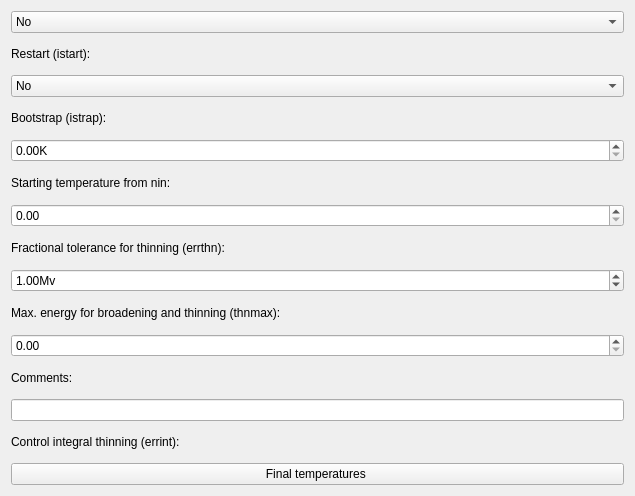
<?xml version="1.0" encoding="UTF-8"?>
<ui version="4.0">
 <class>NJOYBroadrInputDlg</class>
 <widget class="QWidget" name="NJOYBroadrInputDlg">
  <property name="geometry">
   <rect>
    <x>0</x>
    <y>0</y>
    <width>635</width>
    <height>496</height>
   </rect>
  </property>
  <property name="windowTitle">
   <string>Form</string>
  </property>
  <layout class="QGridLayout" name="gridLayout">
   <item row="0" column="0">
    <widget class="QComboBox" name="comboBoxRestart">
     <item>
      <property name="text">
       <string>No</string>
      </property>
     </item>
     <item>
      <property name="text">
       <string>Yes</string>
      </property>
     </item>
    </widget>
   </item>
   <item row="1" column="0">
    <widget class="QLabel" name="label_4">
     <property name="text">
      <string>Restart (istart):</string>
     </property>
    </widget>
   </item>
   <item row="2" column="0">
    <widget class="QComboBox" name="comboBoxBootstrap">
     <item>
      <property name="text">
       <string>No</string>
      </property>
     </item>
     <item>
      <property name="text">
       <string>Yes</string>
      </property>
     </item>
    </widget>
   </item>
   <item row="3" column="0">
    <widget class="QLabel" name="label">
     <property name="text">
      <string>Bootstrap (istrap):</string>
     </property>
    </widget>
   </item>
   <item row="4" column="0">
    <widget class="QDoubleSpinBox" name="doubleSpinBoxStartTemp">
     <property name="suffix">
      <string>K</string>
     </property>
     <property name="maximum">
      <double>1000.000000000000000</double>
     </property>
     <property name="singleStep">
      <double>5.000000000000000</double>
     </property>
    </widget>
   </item>
   <item row="5" column="0">
    <widget class="QLabel" name="label_2">
     <property name="text">
      <string>Starting temperature from nin:</string>
     </property>
    </widget>
   </item>
   <item row="6" column="0">
    <widget class="QDoubleSpinBox" name="doubleSpinBoxTol">
     <property name="suffix">
      <string/>
     </property>
     <property name="maximum">
      <double>1.000000000000000</double>
     </property>
     <property name="singleStep">
      <double>0.000000000000000</double>
     </property>
    </widget>
   </item>
   <item row="7" column="0">
    <widget class="QLabel" name="label_3">
     <property name="text">
      <string>Fractional tolerance for thinning (errthn):</string>
     </property>
    </widget>
   </item>
   <item row="8" column="0">
    <widget class="QDoubleSpinBox" name="doubleSpinBoxMaxEnergyBroadening">
     <property name="suffix">
      <string>Mv</string>
     </property>
     <property name="maximum">
      <double>1000000.000000000000000</double>
     </property>
     <property name="value">
      <double>1.000000000000000</double>
     </property>
    </widget>
   </item>
   <item row="9" column="0">
    <widget class="QLabel" name="label_5">
     <property name="text">
      <string>Max. energy for broadening and thinning (thnmax):</string>
     </property>
    </widget>
   </item>
   <item row="10" column="0">
    <widget class="QDoubleSpinBox" name="doubleSpinBoxIntegralThinning">
     <property name="suffix">
      <string/>
     </property>
     <property name="maximum">
      <double>1.000000000000000</double>
     </property>
     <property name="singleStep">
      <double>0.000000000000000</double>
     </property>
    </widget>
   </item>
   <item row="11" column="0">
    <widget class="QLabel" name="label_7">
     <property name="text">
      <string>Comments:</string>
     </property>
    </widget>
   </item>
   <item row="12" column="0">
    <widget class="QLineEdit" name="lineEditComment"/>
   </item>
   <item row="13" column="0">
    <widget class="QLabel" name="label_6">
     <property name="text">
      <string>Control integral thinning (errint):</string>
     </property>
    </widget>
   </item>
   <item row="14" column="0">
    <widget class="QPushButton" name="pushButtonTemperatures">
     <property name="text">
      <string>Final temperatures </string>
     </property>
    </widget>
   </item>
  </layout>
 </widget>
 <resources/>
 <connections/>
</ui>
